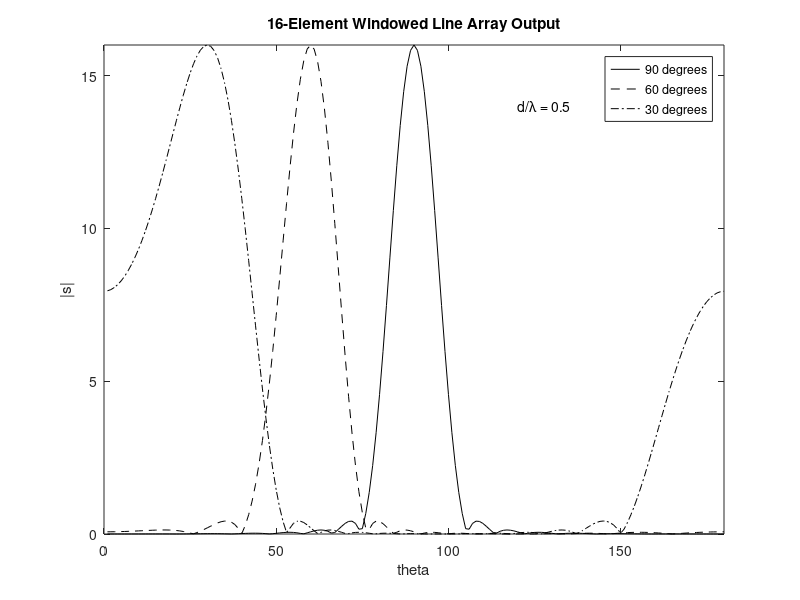
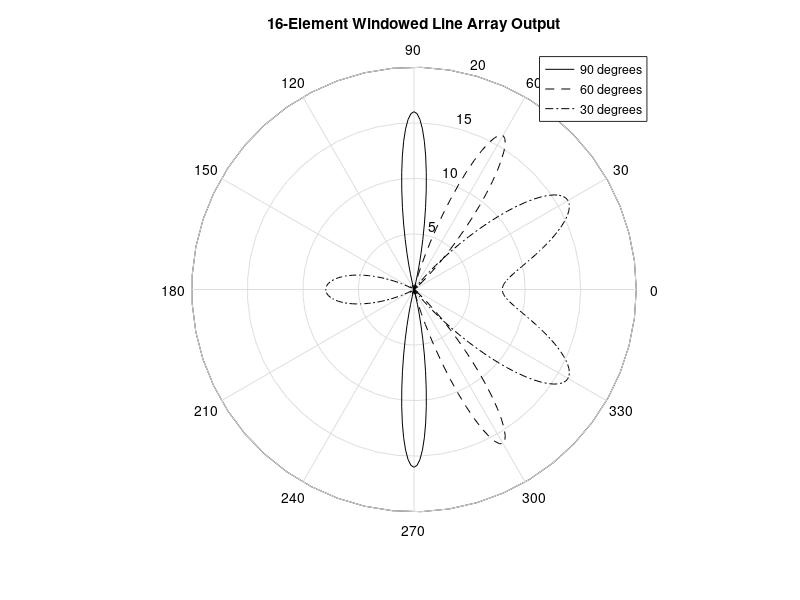

Write the MATLAB code that produced these figures, in order.
% line array beam-steering example

thetad = 1:360;             % bearing in degrees
theta = pi.*thetad./180;    % radians

M=16;
doverl=.5;

Aw90=hanning(16);           % steering vectors
Aw60=hanning(16);
Aw30=hanning(16);

scale = 0;
for m=1:16,
 scale = scale + Aw90(m);
end;
Aw90 = Aw90.*16./scale;			% amplitude scaled
Aw60 = Aw60.*16./scale;
Aw30 = Aw30.*16./scale;

% these phase increments are added to each element phase for steering
steer60 = -j*2*pi*doverl*cos(pi*60/180);
steer30 = -j*2*pi*doverl*cos(pi*30/180);
for m=1:16,
  Aw60(m)=Aw60(m).*exp(steer60.*(m-1));
  Aw30(m)=Aw30(m).*exp(steer30.*(m-1));
end;					% steering vectors

resp90 = zeros(size(theta));
resp60 = zeros(size(theta));
resp30 = zeros(size(theta));

% simple DFT sum for beam patterns
for n=1:360,
  for m=1:16
     resp90(n) = resp90(n) + Aw90(m).*exp(j.*2.*pi.*(m-1).*doverl.*cos(theta(n)));
     resp60(n) = resp60(n) + Aw60(m).*exp(j.*2.*pi.*(m-1).*doverl.*cos(theta(n)));
     resp30(n) = resp30(n) + Aw30(m).*exp(j.*2.*pi.*(m-1).*doverl.*cos(theta(n)));
  end;
end;

figure(1);
plot(abs(resp90(1:180)),'k');
hold on;
plot(abs(resp60(1:180)),'k--');
plot(abs(resp30(1:180)),'k-.');
hold off;

axis([0,180,0,16]);
legend('90 degrees','60 degrees','30 degrees');
ylabel('|s|');
xlabel('theta');
title('16-Element Windowed Line Array Output');
text(120,14,'d/\lambda = 0.5');

figure(2);

polar(theta,abs(resp90),'k');
hold on;
polar(theta,abs(resp60),'k--');
polar(theta,abs(resp30),'k-.');
hold off;
title('16-Element Windowed Line Array Output');
legend('90 degrees','60 degrees','30 degrees');
